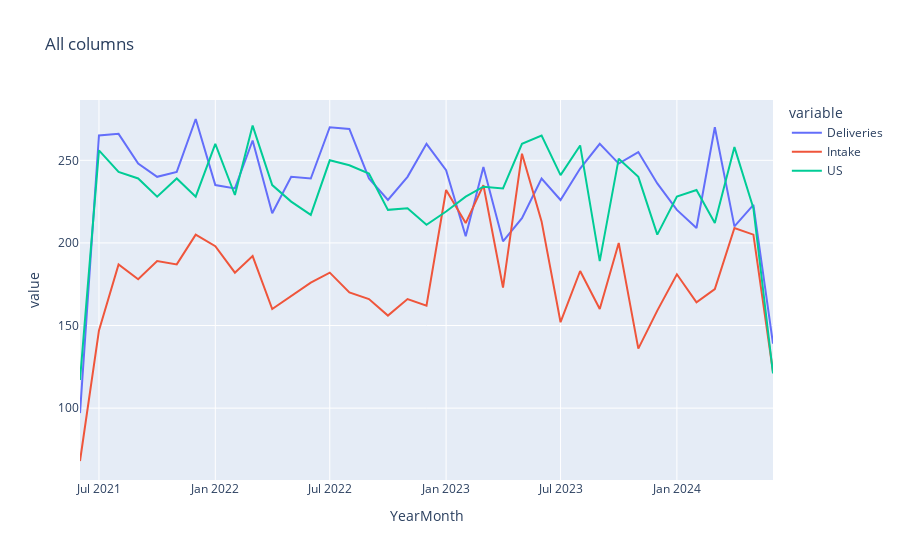

Notebook code cell kept with this figure:
### Code cell
# Use plotly and superimpose the plots together with a legend
import plotly.express as px

fig = px.line(data, x='YearMonth', y=data.columns[1:], title='All columns')
fig.show()

### Figure 1 — Plotly figure (JSON) as saved in the notebook; plotly's stock layout.template omitted (floating-point values rounded to 4 significant figures)
{"data": [{"hovertemplate": "variable=Deliveries<br>YearMonth=%{x}<br>value=%{y}<extra></extra>", "legendgroup": "Deliveries", "line": {"color": "#636efa", "dash": "solid"}, "marker": {"symbol": "circle"}, "mode": "lines", "name": "Deliveries", "orientation": "v", "showlegend": true, "type": "scatter", "x": ["2021-06", "2021-07", "2021-08", "2021-09", "2021-10", "2021-11", "2021-12", "2022-01", "2022-02", "2022-03", "2022-04", "2022-05", "2022-06", "2022-07", "2022-08", "2022-09", "2022-10", "2022-11", "2022-12", "2023-01", "2023-02", "2023-03", "2023-04", "2023-05", "2023-06", "2023-07", "2023-08", "2023-09", "2023-10", "2023-11", "2023-12", "2024-01", "2024-02", "2024-03", "2024-04", "2024-05", "2024-06"], "xaxis": "x", "y": [97, 265, 266, 248, 240, 243, 275, 235, 233, 262, 218, 240, 239, 270, 269, 239, 226, 240, 260, 244, 204, 246, 201, 215, 239, 226, 245, 260, 248, 255, 236, 220, 209, 270, 210, 223, 139], "yaxis": "y"}, {"hovertemplate": "variable=Intake<br>YearMonth=%{x}<br>value=%{y}<extra></extra>", "legendgroup": "Intake", "line": {"color": "#EF553B", "dash": "solid"}, "marker": {"symbol": "circle"}, "mode": "lines", "name": "Intake", "orientation": "v", "showlegend": true, "type": "scatter", "x": ["2021-06", "2021-07", "2021-08", "2021-09", "2021-10", "2021-11", "2021-12", "2022-01", "2022-02", "2022-03", "2022-04", "2022-05", "2022-06", "2022-07", "2022-08", "2022-09", "2022-10", "2022-11", "2022-12", "2023-01", "2023-02", "2023-03", "2023-04", "2023-05", "2023-06", "2023-07", "2023-08", "2023-09", "2023-10", "2023-11", "2023-12", "2024-01", "2024-02", "2024-03", "2024-04", "2024-05", "2024-06"], "xaxis": "x", "y": [68, 147, 187, 178, 189, 187, 205, 198, 182, 192, 160, 168, 176, 182, 170, 166, 156, 166, 162, 232, 212, 235, 173, 254, 213, 152, 183, 160, 200, 136, 159, 181, 164, 172, 209, 205, 122], "yaxis": "y"}, {"hovertemplate": "variable=US<br>YearMonth=%{x}<br>value=%{y}<extra></extra>", "legendgroup": "US", "line": {"color": "#00cc96", "dash": "solid"}, "marker": {"symbol": "circle"}, "mode": "lines", "name": "US", "orientation": "v", "showlegend": true, "type": "scatter", "x": ["2021-06", "2021-07", "2021-08", "2021-09", "2021-10", "2021-11", "2021-12", "2022-01", "2022-02", "2022-03", "2022-04", "2022-05", "2022-06", "2022-07", "2022-08", "2022-09", "2022-10", "2022-11", "2022-12", "2023-01", "2023-02", "2023-03", "2023-04", "2023-05", "2023-06", "2023-07", "2023-08", "2023-09", "2023-10", "2023-11", "2023-12", "2024-01", "2024-02", "2024-03", "2024-04", "2024-05", "2024-06"], "xaxis": "x", "y": [117, 256, 243, 239, 228, 239, 228, 260, 229, 271, 235, 225, 217, 250, 247, 242, 220, 221, 211, 219, 228, 234, 233, 260, 265, 241, 259, 189, 251, 240, 205, 228, 232, 212, 258, 221, 121], "yaxis": "y"}], "layout": {"legend": {"title": {"text": "variable"}, "tracegroupgap": 0}, "title": {"text": "All columns"}, "xaxis": {"anchor": "y", "domain": [0, 1], "title": {"text": "YearMonth"}}, "yaxis": {"anchor": "x", "domain": [0, 1], "title": {"text": "value"}}}}
